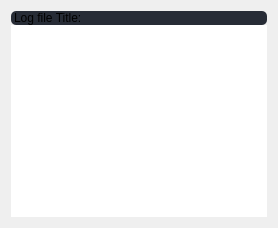
                  <widget class="QWidget" name="page_app_log_file">
                   <layout class="QVBoxLayout" name="verticalLayout_10">
                    <item>
                     <widget class="QFrame" name="frame">
                      <property name="sizePolicy">
                       <sizepolicy hsizetype="Preferred" vsizetype="Preferred">
                        <horstretch>0</horstretch>
                        <verstretch>0</verstretch>
                       </sizepolicy>
                      </property>
                      <property name="styleSheet">
                       <string notr="true">border-radius: 5px;</string>
                      </property>
                      <property name="frameShape">
                       <enum>QFrame::Shape::StyledPanel</enum>
                      </property>
                      <property name="frameShadow">
                       <enum>QFrame::Shadow::Raised</enum>
                      </property>
                      <layout class="QVBoxLayout" name="verticalLayout_8">
                       <property name="spacing">
                        <number>0</number>
                       </property>
                       <property name="leftMargin">
                        <number>0</number>
                       </property>
                       <property name="topMargin">
                        <number>0</number>
                       </property>
                       <property name="rightMargin">
                        <number>0</number>
                       </property>
                       <property name="bottomMargin">
                        <number>0</number>
                       </property>
                       <item>
                        <widget class="QLabel" name="log_file_title">
                         <property name="minimumSize">
                          <size>
                           <width>0</width>
                           <height>0</height>
                          </size>
                         </property>
                         <property name="styleSheet">
                          <string notr="true">font: 700 12pt &quot;Segoe UI&quot;;
background-color: rgb(39, 44, 54);</string>
                         </property>
                         <property name="text">
                          <string>Log file Title:</string>
                         </property>
                         <property name="margin">
                          <number>9</number>
                         </property>
                         <property name="indent">
                          <number>3</number>
                         </property>
                        </widget>
                       </item>
                       <item>
                        <widget class="QTextEdit" name="log_file_textEdit">
                         <property name="styleSheet">
                          <string notr="true"/>
                         </property>
                        </widget>
                       </item>
                      </layout>
                     </widget>
                    </item>
                   </layout>
                  </widget>
